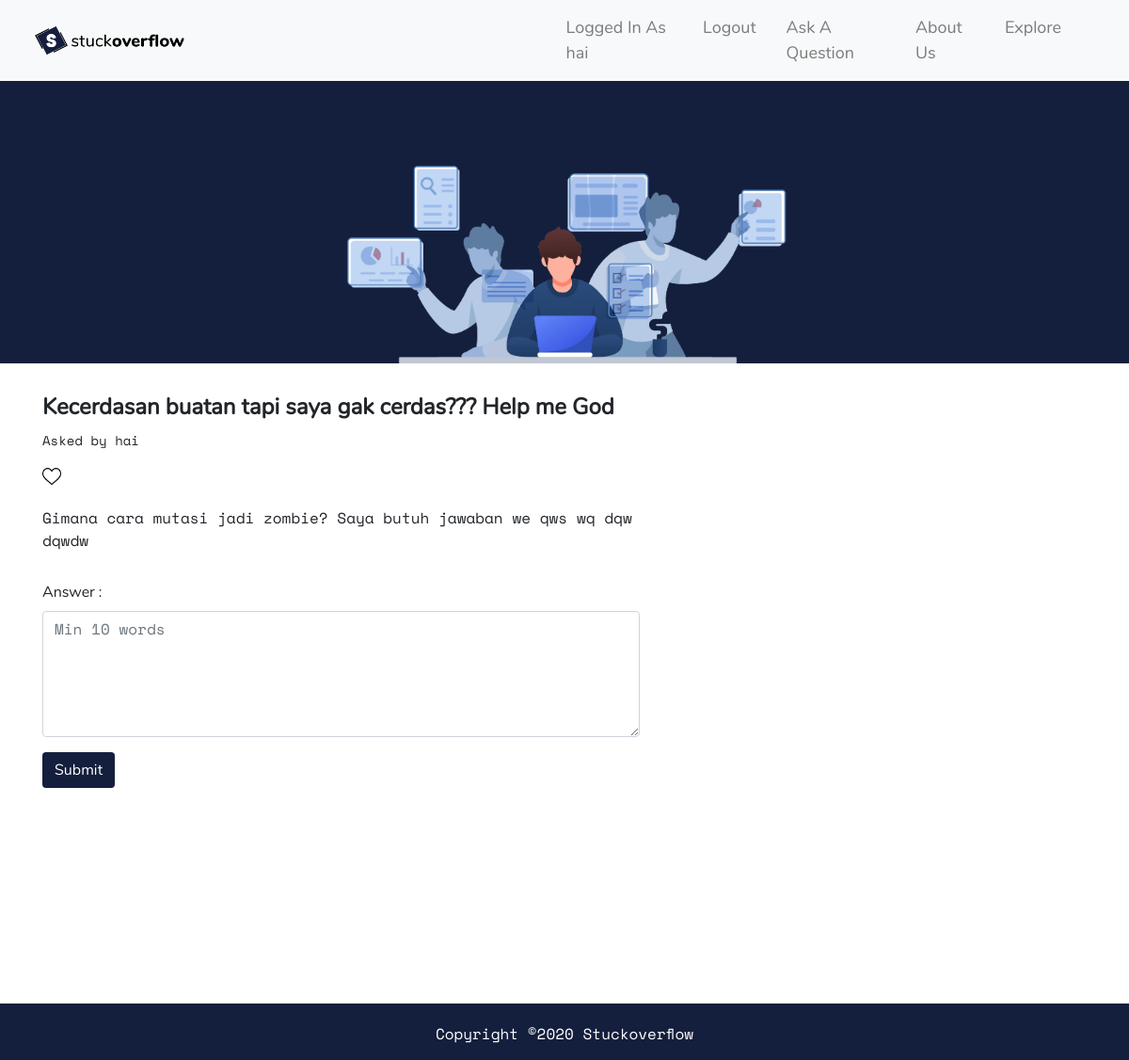
The page /answerPage.php?id=2 (signed in) on the database its author committed.
### tables this page shows
CREATE TABLE `questions` (
  `id` int(11) NOT NULL,
  `topik` text NOT NULL,
  `isi` text NOT NULL,
  `likes` int(11) NOT NULL,
  `waktu` timestamp NOT NULL DEFAULT current_timestamp() ON UPDATE current_timestamp(),
  `answerscount` int(11) NOT NULL,
  `id_users` int(11) NOT NULL,
  `valid` tinyint(1) NOT NULL
);

CREATE TABLE `users` (
  `id` int(11) NOT NULL,
  `email` varchar(255) NOT NULL,
  `password` varchar(255) NOT NULL,
  `displayname` varchar(255) NOT NULL
);

### answerPage.php (the view, shortened to what this page needs)
<!DOCTYPE html>
<html lang="en">
<head>
    <link rel="stylesheet" type="text/css" href="css/style.css">
    <link rel="stylesheet" href="https://stackpath.bootstrapcdn.com/bootstrap/4.4.1/css/bootstrap.min.css">
</head>
<body>
    <?php
    include "navbar.php";
    ?>
    <div class="jumbotron jumbotron-fluid" style="height: 300px; background-color: #141f3d;
    background-image:url(img/task.png); background-size:contain; background-position: center; background-repeat:no-repeat;">
    </div>
    <div class="container">
        <div class="row">
            <div class="col-7">
                <?php
                require_once("connect.php");
                if (isset($_GET["id"])) {
                    $id = $_GET["id"];
                    $q = mysqli_query($con, "SELECT * FROM questions WHERE id = " . intval($id));
                    $id_question = $_GET["id"];
                    $id_user = $_SESSION["id"];;
                    if ($q->num_rows > 0) {
                        while ($row = mysqli_fetch_assoc($q)) {
                            $q3 = mysqli_query($con, "SELECT displayname FROM users WHERE id = '" . $row['id_users'] . "'");
                            $row3 = mysqli_fetch_assoc($q3);
                            echo "<div><h5 style='margin-bottom: 10px;font-family: NunitoLight; font-size: 24px;'><b>" . $row['topik'] . "</b></h5>";
                            echo "<p style='font-family: fontCode; font-size:14px;'> Asked by " . $row3["displayname"] . "</p>";
                            $like = mysqli_query($con, "SELECT * FROM likes WHERE id_questions='" . $id_question . "' AND id_users='" . $id_user . "'");
                            if ($like->num_rows == 0) {
                                echo "<img id='gambarlike' onclick='likeClick()' src='img/before.png' style='cursor:pointer;'>";
                            } else {
                                echo "<img id='gambarlike' onclick='unlikeClick()' src='img/after.png' style='cursor:pointer;'>";
                            }
                            echo "<span id='jumlahlike'></span>";
                            echo "<p style='font-family: fontCode; margin-top: 20px;'>" . $row["isi"] . "</p>";
                        }
                        echo "</div>";
                    }
                }
                ?>
                <div class="form-group" style="margin-top: 30px;">
                    <label style='font-family: NunitoLight;' for="jawab">Answer :</label>
                    <textarea style='font-family: fontCode;' class="form-control" id="jawab" rows="5" placeholder="Min 10 words"></textarea>
                </div>
                <button type="submit" class="btn" id="submitData" style="font-family:NunitoLight; color: white; background-color: #141f3d;">Submit</button>
            </div>
            <div class="col-5" style="height:600px; overflow-y:scroll; margin:0 auto;">
            </div>
        </div>
    </div>
    <?php include "footer.php"; ?>
</body>
</html>

### css/style.css (style rules this page uses)
html, body { margin: 0; padding: 0; min-height: 100vh; height: 100%; }
#jumlahlike { font-size: 12px; padding-left: 2px; }
#gambarlike { float: left; width: 20px; height: 20px; margin-top: 2px; }
@media (min-width: 992px) { #jumlahlike { font-size: 16px; padding-left: 5px; } }
@media (min-width: 992px) { #gambarlike { width: 20px; height: 20px; margin-top: 2px; } }

### rows shown on the page
questions: topik "Kecerdasan buatan tapi saya gak cerdas??? Help me God", id_users.displayname "hai", isi "Gimana cara mutasi jadi zombie? Saya butuh jawaban we qws wq dqw dqwdw"

### other values the page prints
$_SESSION["dispname"] "hai"
